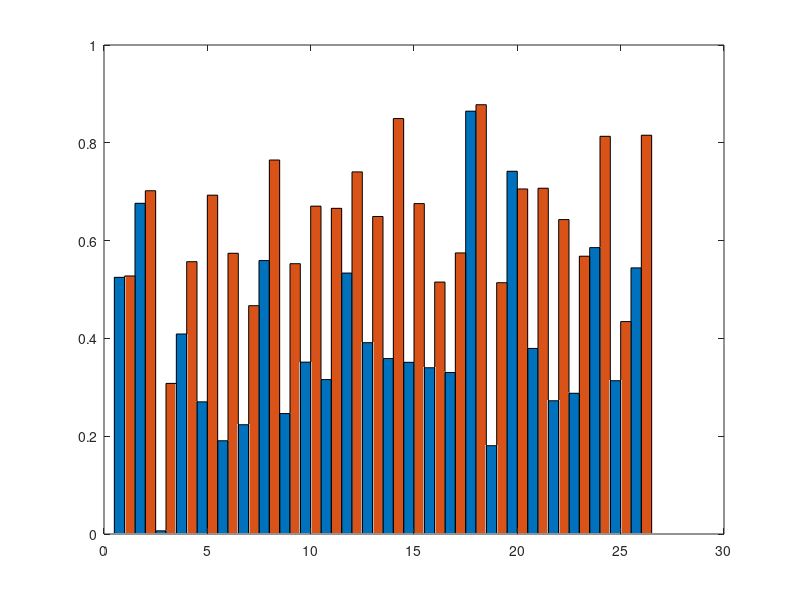

Write the MATLAB code that produced this figure. (Note: this script raises an error after producing the figure.)
%% 有名称框
% % 数据：GCC-PHAT (RMSE值)
% GCC_PHAT = [
% 0.5277	0.5249
% 0.702	0.6763
% 0.308	0.0065
% 0.5569	0.409
% 0.6929	0.2703
% 0.5741	0.1907
% 0.4669	0.2235
% 0.7648	0.5592
% 0.5528	0.2463
% 0.6705	0.3515
% 0.666	0.3158
% 0.7405	0.5336
% 0.6493	0.3913
% 0.8496	0.3588
% 0.6757	0.3511
% 0.5152	0.34
% 0.5748	0.3303
% 0.8779	0.8647
% 0.5139	0.1806
% 0.7056	0.7418
% 0.7071	0.3795
% 0.643	0.2725
% 0.5681	0.2878
% 0.8133	0.5857
% 0.4344	0.3135
% 0.8155	0.5442
% ];
% 
% % 横坐标：1到26
% x = 1:26;
% 
% % 创建图形
% figure;
% 
% % 绘制第一列数据（圆圈标记，Tomato3 颜色线条）并命名为改进GCC-PHAT
% plot(x, GCC_PHAT(:,1), '-o', 'DisplayName', 'Improved GCC-PHAT', ...
%     'LineWidth', 2, 'MarkerSize', 6, 'Color', [205/255, 79/255, 57/255]); % Tomato3 颜色
% 
% hold on;
% 
% % 绘制第二列数据（方形标记，SteelBlue3 颜色线条）并命名为GCC-PHAT
% plot(x, GCC_PHAT(:,2), '-s', 'DisplayName', 'GCC-PHAT', ...
%     'LineWidth', 2, 'MarkerSize', 6, 'Color', [79/255, 148/255, 205/255]); % SteelBlue3 颜色
% 
% % 设置图表标题和标签
% title('R²', 'FontSize', 12, 'FontWeight', 'bold');  % 设置标题字体大小
% xlabel('Data(1-26)', 'FontSize', 10);  % 设置横坐标标签字体大小
% ylabel('', 'FontSize', 10);  % 设置纵坐标标签字体大小
% 
% % 设置纵坐标范围 [0, 1]
% ylim([0 1]);
% 
% % 设置横坐标范围 [1, 26]
% xlim([1, 26]);
% 
% % 显示图例，并调整位置，设置字体大小
% legend('show', 'Location', 'northeast', 'FontSize', 10);  % 设置图例字体大小
% 
% % 添加网格，调整样式
% grid on;
% set(gca, 'GridLineStyle', '--', 'GridColor', [0.5, 0.5, 0.5]);
% 
% % 调整图形的边距
% set(gca, 'LooseInset', get(gca, 'TightInset'));
% 
% % 释放 hold
% hold off;
% 
% % 保存为高分辨率图片
% exportgraphics(gcf, 'GCC_PHAT_R².png', 'Resolution', 300);




%% 柱状图
% 数据：GCC-PHAT (R²值)
GCC_PHAT = [
    0.5277 0.5249;
    0.702 0.6763;
    0.308 0.0065;
    0.5569 0.409;
    0.6929 0.2703;
    0.5741 0.1907;
    0.4669 0.2235;
    0.7648 0.5592;
    0.5528 0.2463;
    0.6705 0.3515;
    0.666 0.3158;
    0.7405 0.5336;
    0.6493 0.3913;
    0.8496 0.3588;
    0.6757 0.3511;
    0.5152 0.34;
    0.5748 0.3303;
    0.8779 0.8647;
    0.5139 0.1806;
    0.7056 0.7418;
    0.7071 0.3795;
    0.643 0.2725;
    0.5681 0.2878;
    0.8133 0.5857;
    0.4344 0.3135;
    0.8155 0.5442;
];

% 交换数据的列，使得原始方法在前，改进方法在后
GCC_PHAT = GCC_PHAT(:, [2, 1]);

% 横坐标：1到26
x = 1:26;

% 创建图形窗口并调整大小
figure('Position', [100, 100, 1000, 400]); % 宽1000，高400，成长方形
set(gcf, 'DefaultTextFontName', 'Times New Roman'); % 设置默认文本字体

% 绘制柱状图（按行分组，每个x有两根柱子）
bar_handle = bar(x, GCC_PHAT, 'grouped', 'BarWidth', 1); % 调整柱子宽度

% 设置颜色（原始方法在前，改进方法在后）
bar_handle(1).FaceColor = [70/255, 130/255, 180/255];  % SteelBlue3 (GCC-PHAT)
bar_handle(2).FaceColor = [205/255, 79/255, 57/255];   % Tomato3 (Improved GCC-PHAT)

% 设置柱状图的轮廓颜色
bar_handle(1).EdgeColor = [0.8, 0.8, 0.8]; % 浅灰色轮廓
bar_handle(2).EdgeColor = [0.8, 0.8, 0.8]; % 浅灰色轮廓

% 设置图表标题和标签
title('R²', 'FontSize', 14, 'FontWeight', 'bold', 'FontName', 'Times New Roman');  
xlabel('Data(1-26)', 'FontSize', 12, 'FontName', 'Times New Roman');  
ylabel('', 'FontSize', 12, 'FontName', 'Times New Roman');  

% 设置纵坐标范围 [0, 1]
ylim([0 1]);

% 设置横坐标范围 [1, 26]
xlim([0.5, 26.5]); % 避免边界数据被截断

% 设置 y 轴刻度
yticks(0:0.2:1); % 设置 y 轴从 0 到 1，间隔为 0.2

% 显示图例，并调整位置，设置字体大小
legend({'GCC-PHAT', 'Improved GCC-PHAT'}, 'Location', 'northeast', 'FontSize', 12, 'FontName', 'Times New Roman');

% 设置坐标轴字体
set(gca, 'FontName', 'Times New Roman');

% 添加网格，调整样式
grid on;
set(gca, 'GridLineStyle', '--', 'GridColor', [0.5, 0.5, 0.5]);

% 调整纵坐标刻度线的长度，使其变短
set(gca, 'TickLength', [0.004, 0.004]);

% 去除上侧和右侧的刻度
set(gca, 'TickDir', 'in'); % 设置刻度线方向为外向
box off; % 去除框

% 保存为高分辨率图片
exportgraphics(gcf, 'GCC_PHAT_R²_bar.png', 'Resolution', 300);




%% 无名称框
% % 数据：GCC-PHAT (RMSE值)
% GCC_PHAT = [
% 0.5277	0.5249
% 0.702	0.6763
% 0.308	0.0065
% 0.5569	0.409
% 0.6929	0.2703
% 0.5741	0.1907
% 0.4669	0.2235
% 0.7648	0.5592
% 0.5528	0.2463
% 0.6705	0.3515
% 0.666	0.3158
% 0.7405	0.5336
% 0.6493	0.3913
% 0.8496	0.3588
% 0.6757	0.3511
% 0.5152	0.34
% 0.5748	0.3303
% 0.8779	0.8647
% 0.5139	0.1806
% 0.7056	0.7418
% 0.7071	0.3795
% 0.643	0.2725
% 0.5681	0.2878
% 0.8133	0.5857
% 0.4344	0.3135
% 0.8155	0.5442
% ];
% 
% % 横坐标：1到26
% x = 1:26;
% 
% % 创建图形
% figure;
% 
% % 绘制第一列数据（圆圈标记，Tomato3 颜色线条）
% plot(x, GCC_PHAT(:,1), '-o', 'LineWidth', 2, 'MarkerSize', 6, 'Color', [205/255, 79/255, 57/255]); % Tomato3 颜色
% 
% hold on;
% 
% % 绘制第二列数据（方形标记，SteelBlue3 颜色线条）
% plot(x, GCC_PHAT(:,2), '-s', 'LineWidth', 2, 'MarkerSize', 6, 'Color', [79/255, 148/255, 205/255]); % SteelBlue3 颜色
% 
% % 设置图表标题和标签
% title('R²', 'FontSize', 12, 'FontWeight', 'bold');  % 设置标题字体大小
% xlabel('Data(1-26)', 'FontSize', 10);  % 设置横坐标标签字体大小
% ylabel('', 'FontSize', 10);  % 设置纵坐标标签字体大小
% 
% % 设置纵坐标范围 [0, 1]
% ylim([0 1]);
% 
% % 设置横坐标范围 [1, 26]
% xlim([1, 26]);
% 
% % 添加网格，调整样式
% grid on;
% set(gca, 'GridLineStyle', '--', 'GridColor', [0.5, 0.5, 0.5]);
% 
% % 调整图形的边距
% set(gca, 'LooseInset', get(gca, 'TightInset'));
% 
% % 释放 hold
% hold off;
% 
% % 保存为高分辨率图片
% exportgraphics(gcf, 'GCC_PHAT_R²22.png', 'Resolution', 300);
